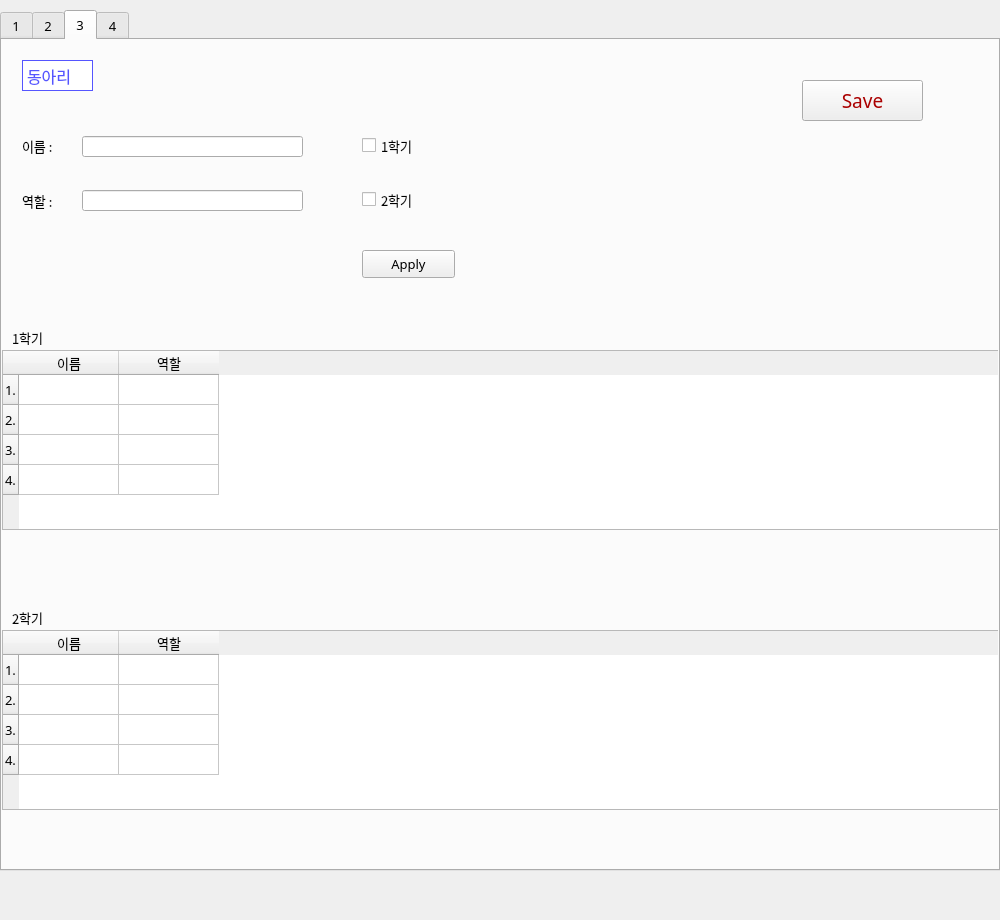
<?xml version="1.0" encoding="UTF-8"?>
<ui version="4.0">
 <class>club</class>
 <widget class="QWidget" name="club">
  <property name="geometry">
   <rect>
    <x>0</x>
    <y>0</y>
    <width>1000</width>
    <height>920</height>
   </rect>
  </property>
  <property name="font">
   <font>
    <family>1훈점보맘보 B</family>
   </font>
  </property>
  <property name="windowTitle">
   <string>Form</string>
  </property>
  <widget class="QTabWidget" name="tabWidget">
   <property name="geometry">
    <rect>
     <x>0</x>
     <y>10</y>
     <width>1000</width>
     <height>861</height>
    </rect>
   </property>
   <property name="font">
    <font>
     <family>1훈점보맘보 B</family>
     <pointsize>10</pointsize>
     <weight>50</weight>
     <bold>false</bold>
    </font>
   </property>
   <property name="currentIndex">
    <number>2</number>
   </property>
   <widget class="QWidget" name="tab">
    <attribute name="title">
     <string>1</string>
    </attribute>
    <widget class="QLineEdit" name="lineEdit">
     <property name="geometry">
      <rect>
       <x>80</x>
       <y>96</y>
       <width>221</width>
       <height>21</height>
      </rect>
     </property>
    </widget>
    <widget class="QLineEdit" name="lineEdit_2">
     <property name="geometry">
      <rect>
       <x>80</x>
       <y>150</y>
       <width>221</width>
       <height>21</height>
      </rect>
     </property>
    </widget>
    <widget class="QCheckBox" name="checkBox">
     <property name="geometry">
      <rect>
       <x>360</x>
       <y>96</y>
       <width>96</width>
       <height>19</height>
      </rect>
     </property>
     <property name="text">
      <string>1학기</string>
     </property>
    </widget>
    <widget class="QCheckBox" name="checkBox_2">
     <property name="geometry">
      <rect>
       <x>360</x>
       <y>150</y>
       <width>96</width>
       <height>19</height>
      </rect>
     </property>
     <property name="text">
      <string>2학기</string>
     </property>
    </widget>
    <widget class="QPushButton" name="pushButton">
     <property name="geometry">
      <rect>
       <x>360</x>
       <y>210</y>
       <width>93</width>
       <height>28</height>
      </rect>
     </property>
     <property name="text">
      <string>Apply</string>
     </property>
    </widget>
    <widget class="QTableWidget" name="tableWidget">
     <property name="geometry">
      <rect>
       <x>0</x>
       <y>310</y>
       <width>1000</width>
       <height>180</height>
      </rect>
     </property>
     <property name="autoScroll">
      <bool>false</bool>
     </property>
     <property name="editTriggers">
      <set>QAbstractItemView::NoEditTriggers</set>
     </property>
     <property name="dragDropOverwriteMode">
      <bool>false</bool>
     </property>
     <row>
      <property name="text">
       <string>1.</string>
      </property>
     </row>
     <row>
      <property name="text">
       <string>2.</string>
      </property>
     </row>
     <row>
      <property name="text">
       <string>3.</string>
      </property>
     </row>
     <row>
      <property name="text">
       <string>4.</string>
      </property>
     </row>
     <column>
      <property name="text">
       <string>이름</string>
      </property>
     </column>
     <column>
      <property name="text">
       <string>역할</string>
      </property>
     </column>
     <item row="0" column="0">
      <property name="text">
       <string/>
      </property>
     </item>
    </widget>
    <widget class="QTableWidget" name="tableWidget_2">
     <property name="geometry">
      <rect>
       <x>0</x>
       <y>590</y>
       <width>1000</width>
       <height>180</height>
      </rect>
     </property>
     <property name="autoScroll">
      <bool>false</bool>
     </property>
     <property name="editTriggers">
      <set>QAbstractItemView::NoEditTriggers</set>
     </property>
     <property name="dragDropOverwriteMode">
      <bool>false</bool>
     </property>
     <row>
      <property name="text">
       <string>1.</string>
      </property>
     </row>
     <row>
      <property name="text">
       <string>2.</string>
      </property>
     </row>
     <row>
      <property name="text">
       <string>3.</string>
      </property>
     </row>
     <row>
      <property name="text">
       <string>4.</string>
      </property>
     </row>
     <column>
      <property name="text">
       <string>이름</string>
      </property>
     </column>
     <column>
      <property name="text">
       <string>역할</string>
      </property>
     </column>
     <item row="0" column="0">
      <property name="text">
       <string/>
      </property>
     </item>
    </widget>
    <widget class="QLabel" name="label_3">
     <property name="geometry">
      <rect>
       <x>10</x>
       <y>290</y>
       <width>64</width>
       <height>15</height>
      </rect>
     </property>
     <property name="text">
      <string>1학기</string>
     </property>
    </widget>
    <widget class="QLabel" name="label_4">
     <property name="geometry">
      <rect>
       <x>10</x>
       <y>570</y>
       <width>64</width>
       <height>15</height>
      </rect>
     </property>
     <property name="text">
      <string>2학기</string>
     </property>
    </widget>
    <widget class="QLabel" name="label_65">
     <property name="geometry">
      <rect>
       <x>20</x>
       <y>20</y>
       <width>71</width>
       <height>31</height>
      </rect>
     </property>
     <property name="font">
      <font>
       <family>1HoonJumbomambo</family>
       <pointsize>12</pointsize>
       <weight>50</weight>
       <italic>false</italic>
       <bold>false</bold>
      </font>
     </property>
     <property name="styleSheet">
      <string notr="true">color: rgb(85, 85, 255);
background-color: rgb(255, 255, 255);
font: 12pt &quot;1HoonJumbomambo&quot;;</string>
     </property>
     <property name="frameShape">
      <enum>QFrame::Box</enum>
     </property>
     <property name="text">
      <string>동아리</string>
     </property>
    </widget>
    <widget class="QLabel" name="label">
     <property name="geometry">
      <rect>
       <x>20</x>
       <y>90</y>
       <width>71</width>
       <height>31</height>
      </rect>
     </property>
     <property name="styleSheet">
      <string notr="true">font: 10pt &quot;1훈점보맘보 B&quot;;</string>
     </property>
     <property name="text">
      <string>이름 : </string>
     </property>
    </widget>
    <widget class="QLabel" name="label_2">
     <property name="geometry">
      <rect>
       <x>20</x>
       <y>150</y>
       <width>51</width>
       <height>21</height>
      </rect>
     </property>
     <property name="text">
      <string>역할 : </string>
     </property>
    </widget>
    <widget class="QPushButton" name="pushButton_2">
     <property name="geometry">
      <rect>
       <x>800</x>
       <y>40</y>
       <width>121</width>
       <height>41</height>
      </rect>
     </property>
     <property name="font">
      <font>
       <family>1HoonJumbomambo</family>
       <pointsize>14</pointsize>
       <weight>50</weight>
       <bold>false</bold>
      </font>
     </property>
     <property name="styleSheet">
      <string notr="true">color: rgb(170, 0, 0);</string>
     </property>
     <property name="text">
      <string>Save</string>
     </property>
    </widget>
   </widget>
   <widget class="QWidget" name="tab_2">
    <attribute name="title">
     <string>2</string>
    </attribute>
    <widget class="QLabel" name="label_6">
     <property name="geometry">
      <rect>
       <x>10</x>
       <y>290</y>
       <width>64</width>
       <height>15</height>
      </rect>
     </property>
     <property name="text">
      <string>1학기</string>
     </property>
    </widget>
    <widget class="QCheckBox" name="check2_1">
     <property name="geometry">
      <rect>
       <x>360</x>
       <y>96</y>
       <width>96</width>
       <height>19</height>
      </rect>
     </property>
     <property name="text">
      <string>1학기</string>
     </property>
    </widget>
    <widget class="QCheckBox" name="check2_2">
     <property name="geometry">
      <rect>
       <x>360</x>
       <y>150</y>
       <width>96</width>
       <height>19</height>
      </rect>
     </property>
     <property name="text">
      <string>2학기</string>
     </property>
    </widget>
    <widget class="QLabel" name="label_8">
     <property name="geometry">
      <rect>
       <x>10</x>
       <y>570</y>
       <width>64</width>
       <height>15</height>
      </rect>
     </property>
     <property name="text">
      <string>2학기</string>
     </property>
    </widget>
    <widget class="QLineEdit" name="role2">
     <property name="geometry">
      <rect>
       <x>80</x>
       <y>150</y>
       <width>221</width>
       <height>21</height>
      </rect>
     </property>
    </widget>
    <widget class="QTableWidget" name="table2_2">
     <property name="geometry">
      <rect>
       <x>0</x>
       <y>590</y>
       <width>1000</width>
       <height>180</height>
      </rect>
     </property>
     <property name="autoScroll">
      <bool>false</bool>
     </property>
     <property name="editTriggers">
      <set>QAbstractItemView::NoEditTriggers</set>
     </property>
     <property name="dragDropOverwriteMode">
      <bool>false</bool>
     </property>
     <row>
      <property name="text">
       <string>1.</string>
      </property>
     </row>
     <row>
      <property name="text">
       <string>2.</string>
      </property>
     </row>
     <row>
      <property name="text">
       <string>3.</string>
      </property>
     </row>
     <row>
      <property name="text">
       <string>4.</string>
      </property>
     </row>
     <column>
      <property name="text">
       <string>이름</string>
      </property>
     </column>
     <column>
      <property name="text">
       <string>역할</string>
      </property>
     </column>
     <item row="0" column="0">
      <property name="text">
       <string/>
      </property>
     </item>
    </widget>
    <widget class="QTableWidget" name="table2_1">
     <property name="geometry">
      <rect>
       <x>0</x>
       <y>310</y>
       <width>1000</width>
       <height>180</height>
      </rect>
     </property>
     <property name="autoScroll">
      <bool>false</bool>
     </property>
     <property name="editTriggers">
      <set>QAbstractItemView::NoEditTriggers</set>
     </property>
     <property name="dragDropOverwriteMode">
      <bool>false</bool>
     </property>
     <row>
      <property name="text">
       <string>1.</string>
      </property>
     </row>
     <row>
      <property name="text">
       <string>2.</string>
      </property>
     </row>
     <row>
      <property name="text">
       <string>3.</string>
      </property>
     </row>
     <row>
      <property name="text">
       <string>4.</string>
      </property>
     </row>
     <column>
      <property name="text">
       <string>이름</string>
      </property>
     </column>
     <column>
      <property name="text">
       <string>역할</string>
      </property>
     </column>
     <item row="0" column="0">
      <property name="text">
       <string/>
      </property>
     </item>
    </widget>
    <widget class="QLineEdit" name="name2">
     <property name="geometry">
      <rect>
       <x>80</x>
       <y>96</y>
       <width>221</width>
       <height>21</height>
      </rect>
     </property>
    </widget>
    <widget class="QPushButton" name="apply2">
     <property name="geometry">
      <rect>
       <x>360</x>
       <y>210</y>
       <width>93</width>
       <height>28</height>
      </rect>
     </property>
     <property name="text">
      <string>Apply</string>
     </property>
    </widget>
    <widget class="QLabel" name="label_66">
     <property name="geometry">
      <rect>
       <x>20</x>
       <y>20</y>
       <width>71</width>
       <height>31</height>
      </rect>
     </property>
     <property name="font">
      <font>
       <family>1HoonJumbomambo</family>
       <pointsize>12</pointsize>
       <weight>50</weight>
       <italic>false</italic>
       <bold>false</bold>
      </font>
     </property>
     <property name="styleSheet">
      <string notr="true">color: rgb(85, 85, 255);
background-color: rgb(255, 255, 255);
font: 12pt &quot;1HoonJumbomambo&quot;;</string>
     </property>
     <property name="frameShape">
      <enum>QFrame::Box</enum>
     </property>
     <property name="text">
      <string>동아리</string>
     </property>
    </widget>
    <widget class="QLabel" name="label_5">
     <property name="geometry">
      <rect>
       <x>20</x>
       <y>90</y>
       <width>71</width>
       <height>31</height>
      </rect>
     </property>
     <property name="styleSheet">
      <string notr="true">font: 10pt &quot;1훈점보맘보 B&quot;;</string>
     </property>
     <property name="text">
      <string>이름 : </string>
     </property>
    </widget>
    <widget class="QLabel" name="label_7">
     <property name="geometry">
      <rect>
       <x>20</x>
       <y>150</y>
       <width>51</width>
       <height>21</height>
      </rect>
     </property>
     <property name="text">
      <string>역할 : </string>
     </property>
    </widget>
    <widget class="QPushButton" name="pushButton_4">
     <property name="geometry">
      <rect>
       <x>800</x>
       <y>40</y>
       <width>121</width>
       <height>41</height>
      </rect>
     </property>
     <property name="font">
      <font>
       <family>1HoonJumbomambo</family>
       <pointsize>14</pointsize>
       <weight>50</weight>
       <bold>false</bold>
      </font>
     </property>
     <property name="styleSheet">
      <string notr="true">color: rgb(170, 0, 0);</string>
     </property>
     <property name="text">
      <string>Save</string>
     </property>
    </widget>
   </widget>
   <widget class="QWidget" name="tab_3">
    <attribute name="title">
     <string>3</string>
    </attribute>
    <widget class="QTableWidget" name="table3_2">
     <property name="geometry">
      <rect>
       <x>0</x>
       <y>590</y>
       <width>1000</width>
       <height>180</height>
      </rect>
     </property>
     <property name="autoScroll">
      <bool>false</bool>
     </property>
     <property name="editTriggers">
      <set>QAbstractItemView::NoEditTriggers</set>
     </property>
     <property name="dragDropOverwriteMode">
      <bool>false</bool>
     </property>
     <row>
      <property name="text">
       <string>1.</string>
      </property>
     </row>
     <row>
      <property name="text">
       <string>2.</string>
      </property>
     </row>
     <row>
      <property name="text">
       <string>3.</string>
      </property>
     </row>
     <row>
      <property name="text">
       <string>4.</string>
      </property>
     </row>
     <column>
      <property name="text">
       <string>이름</string>
      </property>
     </column>
     <column>
      <property name="text">
       <string>역할</string>
      </property>
     </column>
     <item row="0" column="0">
      <property name="text">
       <string/>
      </property>
     </item>
    </widget>
    <widget class="QLabel" name="label_11">
     <property name="geometry">
      <rect>
       <x>10</x>
       <y>290</y>
       <width>64</width>
       <height>15</height>
      </rect>
     </property>
     <property name="text">
      <string>1학기</string>
     </property>
    </widget>
    <widget class="QCheckBox" name="check3_1">
     <property name="geometry">
      <rect>
       <x>360</x>
       <y>96</y>
       <width>96</width>
       <height>19</height>
      </rect>
     </property>
     <property name="text">
      <string>1학기</string>
     </property>
    </widget>
    <widget class="QLineEdit" name="role3">
     <property name="geometry">
      <rect>
       <x>80</x>
       <y>150</y>
       <width>221</width>
       <height>21</height>
      </rect>
     </property>
    </widget>
    <widget class="QLabel" name="label_13">
     <property name="geometry">
      <rect>
       <x>10</x>
       <y>570</y>
       <width>64</width>
       <height>15</height>
      </rect>
     </property>
     <property name="text">
      <string>2학기</string>
     </property>
    </widget>
    <widget class="QCheckBox" name="check3_2">
     <property name="geometry">
      <rect>
       <x>360</x>
       <y>150</y>
       <width>96</width>
       <height>19</height>
      </rect>
     </property>
     <property name="text">
      <string>2학기</string>
     </property>
    </widget>
    <widget class="QPushButton" name="apply3">
     <property name="geometry">
      <rect>
       <x>360</x>
       <y>210</y>
       <width>93</width>
       <height>28</height>
      </rect>
     </property>
     <property name="text">
      <string>Apply</string>
     </property>
    </widget>
    <widget class="QTableWidget" name="table3_1">
     <property name="geometry">
      <rect>
       <x>0</x>
       <y>310</y>
       <width>1000</width>
       <height>180</height>
      </rect>
     </property>
     <property name="autoScroll">
      <bool>false</bool>
     </property>
     <property name="editTriggers">
      <set>QAbstractItemView::NoEditTriggers</set>
     </property>
     <property name="dragDropOverwriteMode">
      <bool>false</bool>
     </property>
     <row>
      <property name="text">
       <string>1.</string>
      </property>
     </row>
     <row>
      <property name="text">
       <string>2.</string>
      </property>
     </row>
     <row>
      <property name="text">
       <string>3.</string>
      </property>
     </row>
     <row>
      <property name="text">
       <string>4.</string>
      </property>
     </row>
     <column>
      <property name="text">
       <string>이름</string>
      </property>
     </column>
     <column>
      <property name="text">
       <string>역할</string>
      </property>
     </column>
     <item row="0" column="0">
      <property name="text">
       <string/>
      </property>
     </item>
    </widget>
    <widget class="QLineEdit" name="name3">
     <property name="geometry">
      <rect>
       <x>80</x>
       <y>96</y>
       <width>221</width>
       <height>21</height>
      </rect>
     </property>
    </widget>
    <widget class="QLabel" name="label_67">
     <property name="geometry">
      <rect>
       <x>20</x>
       <y>20</y>
       <width>71</width>
       <height>31</height>
      </rect>
     </property>
     <property name="font">
      <font>
       <family>1HoonJumbomambo</family>
       <pointsize>12</pointsize>
       <weight>50</weight>
       <italic>false</italic>
       <bold>false</bold>
      </font>
     </property>
     <property name="styleSheet">
      <string notr="true">color: rgb(85, 85, 255);
background-color: rgb(255, 255, 255);
font: 12pt &quot;1HoonJumbomambo&quot;;</string>
     </property>
     <property name="frameShape">
      <enum>QFrame::Box</enum>
     </property>
     <property name="text">
      <string>동아리</string>
     </property>
    </widget>
    <widget class="QLabel" name="label_12">
     <property name="geometry">
      <rect>
       <x>20</x>
       <y>90</y>
       <width>71</width>
       <height>31</height>
      </rect>
     </property>
     <property name="styleSheet">
      <string notr="true">font: 10pt &quot;1훈점보맘보 B&quot;;</string>
     </property>
     <property name="text">
      <string>이름 : </string>
     </property>
    </widget>
    <widget class="QLabel" name="label_14">
     <property name="geometry">
      <rect>
       <x>20</x>
       <y>150</y>
       <width>51</width>
       <height>21</height>
      </rect>
     </property>
     <property name="text">
      <string>역할 : </string>
     </property>
    </widget>
    <widget class="QPushButton" name="pushButton_5">
     <property name="geometry">
      <rect>
       <x>800</x>
       <y>40</y>
       <width>121</width>
       <height>41</height>
      </rect>
     </property>
     <property name="font">
      <font>
       <family>1HoonJumbomambo</family>
       <pointsize>14</pointsize>
       <weight>50</weight>
       <bold>false</bold>
      </font>
     </property>
     <property name="styleSheet">
      <string notr="true">color: rgb(170, 0, 0);</string>
     </property>
     <property name="text">
      <string>Save</string>
     </property>
    </widget>
   </widget>
   <widget class="QWidget" name="tab_4">
    <attribute name="title">
     <string>4</string>
    </attribute>
    <widget class="QTableWidget" name="table4_2">
     <property name="geometry">
      <rect>
       <x>0</x>
       <y>590</y>
       <width>1000</width>
       <height>180</height>
      </rect>
     </property>
     <property name="autoScroll">
      <bool>false</bool>
     </property>
     <property name="editTriggers">
      <set>QAbstractItemView::NoEditTriggers</set>
     </property>
     <property name="dragDropOverwriteMode">
      <bool>false</bool>
     </property>
     <property name="cornerButtonEnabled">
      <bool>false</bool>
     </property>
     <row>
      <property name="text">
       <string>1.</string>
      </property>
     </row>
     <row>
      <property name="text">
       <string>2.</string>
      </property>
     </row>
     <row>
      <property name="text">
       <string>3.</string>
      </property>
     </row>
     <row>
      <property name="text">
       <string>4.</string>
      </property>
     </row>
     <column>
      <property name="text">
       <string>이름</string>
      </property>
     </column>
     <column>
      <property name="text">
       <string>역할</string>
      </property>
     </column>
     <item row="0" column="0">
      <property name="text">
       <string/>
      </property>
     </item>
    </widget>
    <widget class="QLabel" name="label_16">
     <property name="geometry">
      <rect>
       <x>10</x>
       <y>290</y>
       <width>64</width>
       <height>15</height>
      </rect>
     </property>
     <property name="text">
      <string>1학기</string>
     </property>
    </widget>
    <widget class="QCheckBox" name="check4_1">
     <property name="geometry">
      <rect>
       <x>360</x>
       <y>96</y>
       <width>96</width>
       <height>19</height>
      </rect>
     </property>
     <property name="text">
      <string>1학기</string>
     </property>
    </widget>
    <widget class="QLineEdit" name="role4">
     <property name="geometry">
      <rect>
       <x>80</x>
       <y>150</y>
       <width>221</width>
       <height>21</height>
      </rect>
     </property>
    </widget>
    <widget class="QLabel" name="label_18">
     <property name="geometry">
      <rect>
       <x>10</x>
       <y>570</y>
       <width>64</width>
       <height>15</height>
      </rect>
     </property>
     <property name="text">
      <string>2학기</string>
     </property>
    </widget>
    <widget class="QCheckBox" name="check4_2">
     <property name="geometry">
      <rect>
       <x>360</x>
       <y>150</y>
       <width>96</width>
       <height>19</height>
      </rect>
     </property>
     <property name="text">
      <string>2학기</string>
     </property>
    </widget>
    <widget class="QPushButton" name="apply4">
     <property name="geometry">
      <rect>
       <x>360</x>
       <y>210</y>
       <width>93</width>
       <height>28</height>
      </rect>
     </property>
     <property name="text">
      <string>Apply</string>
     </property>
    </widget>
    <widget class="QTableWidget" name="table4_1">
     <property name="geometry">
      <rect>
       <x>0</x>
       <y>310</y>
       <width>1000</width>
       <height>180</height>
      </rect>
     </property>
     <property name="autoScroll">
      <bool>false</bool>
     </property>
     <property name="editTriggers">
      <set>QAbstractItemView::NoEditTriggers</set>
     </property>
     <property name="dragDropOverwriteMode">
      <bool>false</bool>
     </property>
     <property name="cornerButtonEnabled">
      <bool>false</bool>
     </property>
     <row>
      <property name="text">
       <string>1.</string>
      </property>
     </row>
     <row>
      <property name="text">
       <string>2.</string>
      </property>
     </row>
     <row>
      <property name="text">
       <string>3.</string>
      </property>
     </row>
     <row>
      <property name="text">
       <string>4.</string>
      </property>
     </row>
     <column>
      <property name="text">
       <string>이름</string>
      </property>
     </column>
     <column>
      <property name="text">
       <string>역할</string>
      </property>
     </column>
     <item row="0" column="0">
      <property name="text">
       <string/>
      </property>
     </item>
    </widget>
    <widget class="QLineEdit" name="name4">
     <property name="geometry">
      <rect>
       <x>80</x>
       <y>96</y>
       <width>221</width>
       <height>21</height>
      </rect>
     </property>
    </widget>
    <widget class="QLabel" name="label_68">
     <property name="geometry">
      <rect>
       <x>20</x>
       <y>20</y>
       <width>71</width>
       <height>31</height>
      </rect>
     </property>
     <property name="font">
      <font>
       <family>1HoonJumbomambo</family>
       <pointsize>12</pointsize>
       <weight>50</weight>
       <italic>false</italic>
       <bold>false</bold>
      </font>
     </property>
     <property name="styleSheet">
      <string notr="true">color: rgb(85, 85, 255);
background-color: rgb(255, 255, 255);
font: 12pt &quot;1HoonJumbomambo&quot;;</string>
     </property>
     <property name="frameShape">
      <enum>QFrame::Box</enum>
     </property>
     <property name="text">
      <string>동아리</string>
     </property>
    </widget>
    <widget class="QLabel" name="label_15">
     <property name="geometry">
      <rect>
       <x>20</x>
       <y>90</y>
       <width>71</width>
       <height>31</height>
      </rect>
     </property>
     <property name="styleSheet">
      <string notr="true">font: 10pt &quot;1훈점보맘보 B&quot;;</string>
     </property>
     <property name="text">
      <string>이름 : </string>
     </property>
    </widget>
    <widget class="QLabel" name="label_17">
     <property name="geometry">
      <rect>
       <x>20</x>
       <y>150</y>
       <width>51</width>
       <height>21</height>
      </rect>
     </property>
     <property name="text">
      <string>역할 : </string>
     </property>
    </widget>
    <widget class="QPushButton" name="pushButton_6">
     <property name="geometry">
      <rect>
       <x>800</x>
       <y>40</y>
       <width>121</width>
       <height>41</height>
      </rect>
     </property>
     <property name="font">
      <font>
       <family>1HoonJumbomambo</family>
       <pointsize>14</pointsize>
       <weight>50</weight>
       <bold>false</bold>
      </font>
     </property>
     <property name="styleSheet">
      <string notr="true">color: rgb(170, 0, 0);</string>
     </property>
     <property name="text">
      <string>Save</string>
     </property>
    </widget>
   </widget>
  </widget>
 </widget>
 <resources/>
 <connections/>
</ui>
